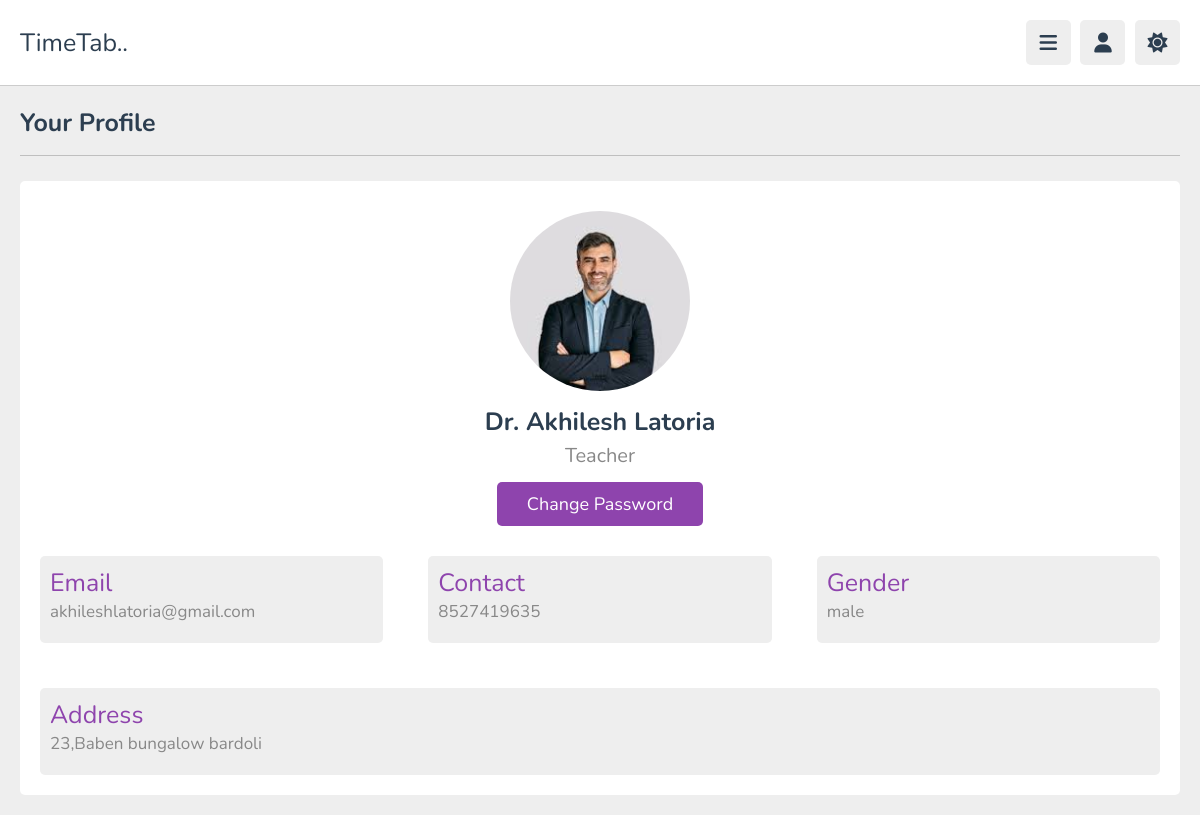
The app's page /teacher/view_profile.php (signed in) with its own data.
### tables this page shows
CREATE TABLE `teachers` (
  `teacher_id` int(11) NOT NULL,
  `name` varchar(100) NOT NULL,
  `email` varchar(100) NOT NULL,
  `password` varchar(100) NOT NULL,
  `contact_no` varchar(12) NOT NULL,
  `gender` varchar(10) NOT NULL,
  `address` varchar(200) NOT NULL,
  `image` varchar(200) NOT NULL
);

### teacher/view_profile.php (the view, shortened to what this page needs)
<?php
require ("../db_connect.php");
require ("header.php");
?>
<!DOCTYPE html>
<html lang="en">
<head>
    <link rel="stylesheet" href="https://cdnjs.cloudflare.com/ajax/libs/font-awesome/6.1.2/css/all.min.css">
    <link rel="stylesheet" href="../css/style.css">
</head>
<body>
    <section class="user-profile">
        <h1 class="heading">your profile</h1>
        <div class="info">
            <div class="user">
                <img src="../admin/upload/teachers/<?= $user_data['image']; ?>" alt="">
                <h3><?php echo ucwords($user_data['name']); ?></h3>
                <p>Teacher</p>
                <a href="update_password.php" class="inline-btn">Change Password</a>
            </div>
            <div class="box-container" style="gap: 4.5rem;">
                <div class="box">
                    <div class="flex">
                        <div>
                            <span>Email</span>
                            <p><?php echo $user_data['email']; ?></p>
                        </div>
                    </div>
                </div>
                <div class="box">
                    <div class="flex">
                        <div>
                            <span>Contact</span>
                            <p><?php echo $user_data['contact_no']; ?></p>
                        </div>
                    </div>
                </div>
                <div class="box">
                    <div class="flex">
                        <div>
                            <span>Gender</span>
                            <p><?php echo $user_data['gender']; ?></p>
                        </div>
                    </div>
                </div>
                <div class="box">
                    <div class="flex">
                        <div>
                            <span>Address</span>
                            <p><?php echo $user_data['address']; ?></p>
                        </div>
                    </div>
                </div>
            </div>
        </div>
    </section>
</body>
</html>

### css/style.css (style rules this page uses)
:root { --main-color: #8e44ad; --red: #e74c3c; --orange: #f39c12; --light-color: #888; --light-bg: #eee; --black: #2c3e50; --white: #fff; --border: .1rem solid rgba(0, 0, 0, .2); }
* { font-family: 'Nunito', sans-serif; margin: 0; padding: 0; box-sizing: border-box; outline: none; border: none; text-decoration: none; }
html { font-size: 62.5%; overflow-x: hidden; }
body { background-color: var(--light-bg); padding-left: 30rem; }
section { padding: 2rem; margin: 0 auto; max-width: 1200px; }
.heading { font-size: 2.5rem; color: var(--black); margin-bottom: 2.5rem; border-bottom: var(--border); padding-bottom: 1.5rem; text-transform: capitalize; }
.inline-btn, .inline-option-btn, .inline-delete-btn, .btn, .delete-btn, .option-btn { border-radius: .5rem; color: #fff; font-size: 1.8rem; cursor: pointer; text-transform: capitalize; padding: 1rem 3rem; text-align: center; margin-top: 1rem; }
.inline-btn, .inline-option-btn, .inline-delete-btn { display: inline-block; }
.btn, .inline-btn { background-color: var(--main-color); }
.user-profile .info { background-color: var(--white); border-radius: .5rem; padding: 2rem; }
.user-profile .info .user { text-align: center; margin-bottom: 2rem; padding: 1rem; }
.user-profile .info .user img { height: 18rem; width: 18rem; border-radius: 50%; object-fit: cover; margin-bottom: 1rem; }
.user-profile .info .user h3 { font-size: 2.5rem; color: var(--black); }
.user-profile .info .user p { font-size: 2rem; color: var(--light-color); padding: .3rem 0; }
.user-profile .info .box-container { display: flex; flex-wrap: wrap; gap: 3.5rem; }
.user-profile .info .box-container .box { background-color: var(--light-bg); border-radius: .5rem; padding: 1rem; flex: 1 1 25rem; }
.user-profile .info .box-container .box .flex { display: flex; align-items: center; gap: 2rem; margin-bottom: 1rem; }
.user-profile .info .box-container .box .flex span { font-size: 2.5rem; color: var(--main-color); }
.user-profile .info .box-container .box .flex p { color: var(--light-color); font-size: 1.7rem; }
@media (max-width:1200px) { body { padding-left: 0; } }

### records on screen
teachers: image (picture), name "Dr. Akhilesh Latoria", email "akhileshlatoria@gmail.com", contact_no "8527419635", gender "male", address "23,Baben bungalow bardoli"
